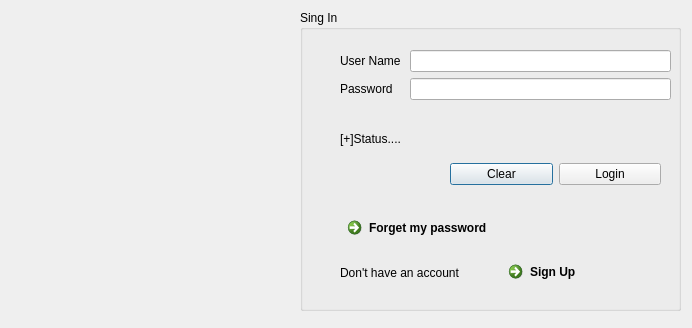
<?xml version="1.0" encoding="UTF-8"?>
<ui version="4.0">
 <class>login</class>
 <widget class="QDialog" name="login">
  <property name="geometry">
   <rect>
    <x>0</x>
    <y>0</y>
    <width>692</width>
    <height>328</height>
   </rect>
  </property>
  <property name="windowTitle">
   <string>Dialog</string>
  </property>
  <widget class="QGroupBox" name="groupBox">
   <property name="geometry">
    <rect>
     <x>300</x>
     <y>10</y>
     <width>381</width>
     <height>301</height>
    </rect>
   </property>
   <property name="title">
    <string>Sing In</string>
   </property>
   <widget class="QLabel" name="lbl_login_status">
    <property name="geometry">
     <rect>
      <x>40</x>
      <y>120</y>
      <width>281</width>
      <height>17</height>
     </rect>
    </property>
    <property name="text">
     <string>[+]Status....</string>
    </property>
   </widget>
   <widget class="QWidget" name="layoutWidget">
    <property name="geometry">
     <rect>
      <x>150</x>
      <y>150</y>
      <width>211</width>
      <height>29</height>
     </rect>
    </property>
    <layout class="QGridLayout" name="gridLayout">
     <item row="0" column="0">
      <widget class="QPushButton" name="btn_login_clear">
       <property name="text">
        <string>Clear</string>
       </property>
      </widget>
     </item>
     <item row="0" column="1">
      <widget class="QPushButton" name="btn_login_login">
       <property name="text">
        <string>Login</string>
       </property>
      </widget>
     </item>
    </layout>
   </widget>
   <widget class="QWidget" name="layoutWidget">
    <property name="geometry">
     <rect>
      <x>40</x>
      <y>40</y>
      <width>331</width>
      <height>71</height>
     </rect>
    </property>
    <layout class="QFormLayout" name="formLayout">
     <item row="0" column="0">
      <widget class="QLabel" name="label">
       <property name="text">
        <string>User Name </string>
       </property>
      </widget>
     </item>
     <item row="0" column="1">
      <widget class="QLineEdit" name="txt_login_uname"/>
     </item>
     <item row="1" column="0">
      <widget class="QLabel" name="label_2">
       <property name="text">
        <string>Password</string>
       </property>
      </widget>
     </item>
     <item row="1" column="1">
      <widget class="QLineEdit" name="txt_login_password">
       <property name="echoMode">
        <enum>QLineEdit::Password</enum>
       </property>
      </widget>
     </item>
    </layout>
   </widget>
   <widget class="QWidget" name="layoutWidget">
    <property name="geometry">
     <rect>
      <x>40</x>
      <y>200</y>
      <width>329</width>
      <height>82</height>
     </rect>
    </property>
    <layout class="QVBoxLayout" name="verticalLayout">
     <item>
      <widget class="QCommandLinkButton" name="commandLinkButton">
       <property name="text">
        <string>Forget my password</string>
       </property>
      </widget>
     </item>
     <item>
      <layout class="QHBoxLayout" name="horizontalLayout">
       <item>
        <widget class="QLabel" name="label_3">
         <property name="text">
          <string>Don't have an account</string>
         </property>
        </widget>
       </item>
       <item>
        <widget class="QCommandLinkButton" name="commandLinkButton_2">
         <property name="text">
          <string>Sign Up</string>
         </property>
        </widget>
       </item>
      </layout>
     </item>
    </layout>
   </widget>
  </widget>
  <widget class="QLabel" name="lbl_logo">
   <property name="geometry">
    <rect>
     <x>20</x>
     <y>90</y>
     <width>261</width>
     <height>141</height>
    </rect>
   </property>
   <property name="text">
    <string/>
   </property>
  </widget>
 </widget>
 <resources/>
 <connections/>
</ui>
